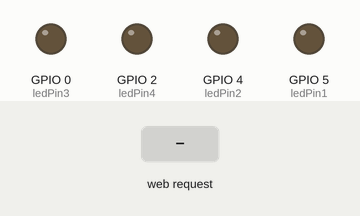
This sketch was run on a simulated ESP8266 (NodeMCU). Parts: output pins drawn as LEDs (lit = HIGH). Inputs (shaded band) come from the test bench. WiFi joins after 1.5 s; servers stay silent unless stated; what the sketch prints to the serial monitor is not drawn.

Above: at 3.2 s.
3.3 s: HTTP request GET /FORWARDON received
At 4.3 s:
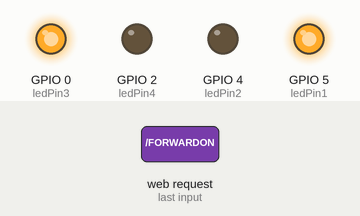
4.8 s: HTTP request GET /BACKON received
At 5.4 s:
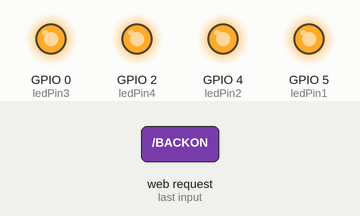
6.3 s: HTTP request GET /FORWARDOFF received
At 6.6 s:
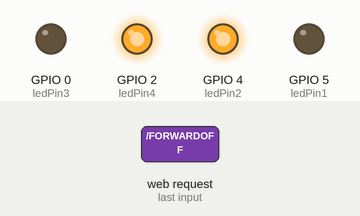
7.8 s: HTTP request GET /RIGHTON received
At 8.9 s:
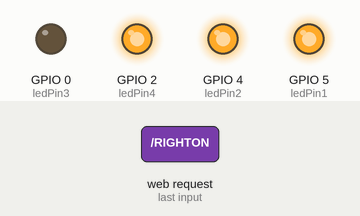
9.3 s: HTTP request GET /BACKOFF received
At 10.1 s:
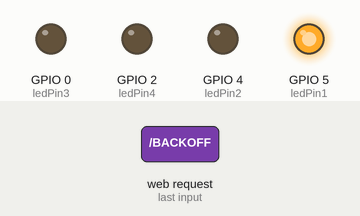
10.8 s: HTTP request GET /LEFTON received
At 11.2 s:
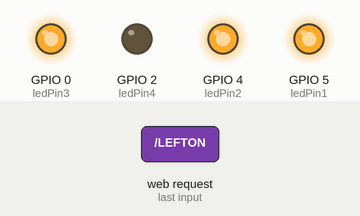
Timing chart, 0 to 13.3 s (numbered marks = the images above; inputs shaded):
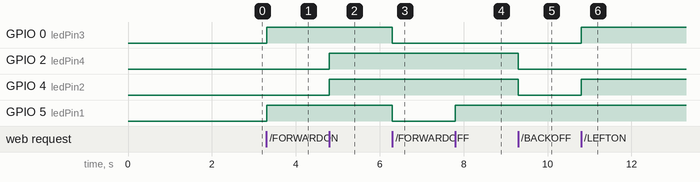

The sketch:

ESP8266_Web_Car_Control.ino
```cpp
#include <ESP8266WiFi.h>

// Remplacez ces valeurs par votre SSID et mot de passe WiFi
const char* ssid = "SagitarriusA";
const char* password = ")PNDI@So76513wG&xSLac49oTs642jATy|=7bSyoQPx48gCXIHcDpYkf9761Cm@";

// Pins pour les LEDs
const int ledPin1 = 5; // GPIO 5
const int ledPin2 = 4; // GPIO 4
const int ledPin3 = 0;
const int ledPin4 = 2;

WiFiServer server(80);

void setup() {
  Serial.begin(115200);
  delay(10);

  pinMode(ledPin1, OUTPUT);
  pinMode(ledPin2, OUTPUT);
  pinMode(ledPin3, OUTPUT);
  pinMode(ledPin4, OUTPUT);

  digitalWrite(ledPin1, LOW);
  digitalWrite(ledPin2, LOW);
  digitalWrite(ledPin2, LOW);
  digitalWrite(ledPin2, LOW);

  WiFi.begin(ssid, password);
  while (WiFi.status() != WL_CONNECTED) {
    delay(1000);
    Serial.println("Connecting to WiFi...");
  }
  Serial.println("Connected to WiFi");

  server.begin();
  Serial.println("Server started");
}

void loop() {
  WiFiClient client = server.available();
  if (!client) {
    return;
  }

  // Attendre si le client n'est pas encore connecté
  while (!client.available()) {
    delay(1);
  }

  // Lire la requête HTTP
  String request = client.readStringUntil('\r');
  client.flush();

  // Vérifier si la requête contient /LED1ON
  if (request.indexOf("/FORWARDON") != -1) {
    digitalWrite(ledPin1, HIGH);
    digitalWrite(ledPin3,HIGH);
  }
  // Vérifier si la requête contient /LED1OFF
  if (request.indexOf("/FORWARDOFF") != -1) {
    digitalWrite(ledPin1, LOW);
    digitalWrite(ledPin3, LOW);
  }
  // Vérifier si la requête contient /LED2ON
  if (request.indexOf("/BACKON") != -1) {
    digitalWrite(ledPin2, HIGH);
    digitalWrite(ledPin4, HIGH);
  }
  // Vérifier si la requête contient /LED2OFF
  if (request.indexOf("/BACKOFF") != -1) {
    digitalWrite(ledPin2, LOW);
    digitalWrite(ledPin4, LOW);
  }
  if (request.indexOf("/RIGHTON") != -1) {
    digitalWrite(ledPin1, HIGH);
    digitalWrite(ledPin4, HIGH);
  }
  // Vérifier si la requête contient /LED2OFF
  if (request.indexOf("/RIGHTOFF") != -1) {
    digitalWrite(ledPin1, LOW);
    digitalWrite(ledPin4, LOW);
  }
  if (request.indexOf("/LEFTON") != -1) {
    digitalWrite(ledPin2, HIGH);
    digitalWrite(ledPin3, HIGH);
  }
  // Vérifier si la requête contient /LED2OFF
  if (request.indexOf("/LEFTOFF") != -1) {
    digitalWrite(ledPin2, LOW);
    digitalWrite(ledPin3, LOW);
  }

  // Préparer la page HTML
  String html = "<!DOCTYPE html>";
  html += "<html><head><meta charset='utf-8'><title>Car controller</title><link rel='stylesheet' href='http://technocraft-dev.000webhostapp.com/extern_style/car_web_style.css'></head><body>";
  html += "<h1>ESP8266 Web Server</h1>";
  html += "<button id='forwardBouton'>↑</button>";
  html += "<button id='backBouton'>↓</button>";
  html += "<button id='rightBouton'>→</button>";
  html += "<button id='leftBouton'>←</button>";

  html += "<script>function forwardOn() {var xhr = new XMLHttpRequest();xhr.open('GET', '/FORWARDON', true);xhr.send(); }function forwardOff() {var xhr = new XMLHttpRequest();xhr.open('GET', '/FORWARDOFF', true);xhr.send();}var forwardbouton = document.getElementById('forwardBouton');forwardbouton.addEventListener('mousedown', function() {forwardOn();});forwardbouton.addEventListener('mouseup', function() {forwardOff();});</script>";
  html += "<script>function backOn() {console.log('Btn reculer press');var xhr = new XMLHttpRequest();xhr.open('GET', '/BACKON', true);xhr.send(); }function backOff() {var xhr = new XMLHttpRequest();xhr.open('GET', '/BACKOFF', true);xhr.send();}var backbouton = document.getElementById('backBouton');backbouton.addEventListener('mousedown', function() {backOn();});backbouton.addEventListener('mouseup', function() {backOff();});</script>";
  html += "<script>function rightOn() {var xhr = new XMLHttpRequest();xhr.open('GET', '/RIGHTON', true);xhr.send(); }function rightOff() {var xhr = new XMLHttpRequest();xhr.open('GET', '/RIGHTOFF', true);xhr.send();}var rightbouton = document.getElementById('rightBouton');rightbouton.addEventListener('mousedown', function() {rightOn();});rightbouton.addEventListener('mouseup', function() {rightOff();});</script>";
  html += "<script>function leftOn() {var xhr = new XMLHttpRequest();xhr.open('GET', '/LEFTON', true);xhr.send(); }function leftOff() {var xhr = new XMLHttpRequest();xhr.open('GET', '/LEFTOFF', true);xhr.send();}var leftbouton = document.getElementById('leftBouton');leftbouton.addEventListener('mousedown', function() {leftOn();});leftbouton.addEventListener('mouseup', function() {leftOff();});</script>";


  // html += "<h2>Avancer</h2>"
  // html += "<a href=\"/FORWARDON\"><button>Allumer</button></a>";
  // html += "<a href=\"/FORWARDOFF\"><button>Éteindre</button></a>";
  // html += "<h2>Reculer</h2>";
  // html += "<a href=\"/BACKON\"><button>Allumer</button></a>";
  // html += "<a href=\"/BACKOFF\"><button>Éteindre</button></a>";
  // html += "<h2>Tourn. Droite</h2>";
  // html += "<a href=\"/RIGHTON\"><button>Allumer</button></a>";
  // html += "<a href=\"/RIGHTOFF\"><button>Éteindre</button></a>";
  // html += "<h2>Tourn. Gauche</h2>";
  // html += "<a href=\"/LEFTON\"><button>Allumer</button></a>";
  // html += "<a href=\"/LEFTOFF\"><button>Éteindre</button></a>";
  html += "</body></html>";

  // Envoyer la réponse HTTP
  client.println("HTTP/1.1 200 OK");
  client.println("Content-Type: text/html");
  client.println("Connection: close");
  client.println();
  client.println(html);

  delay(10);
}
```

Measured:
- after the input at 3.3 s, GPIO 0 (ledPin3), GPIO 5 (ledPin1): LOW → HIGH at once
- after the input at 4.8 s, GPIO 2 (ledPin4), GPIO 4 (ledPin2): LOW → HIGH at once
- after the input at 6.3 s, GPIO 0 (ledPin3), GPIO 5 (ledPin1): HIGH → LOW at once
- after the input at 7.8 s, GPIO 5 (ledPin1): LOW → HIGH at once
- after the input at 9.3 s, GPIO 2 (ledPin4), GPIO 4 (ledPin2): HIGH → LOW at once
- after the input at 10.8 s, GPIO 0 (ledPin3), GPIO 4 (ledPin2): LOW → HIGH at once
